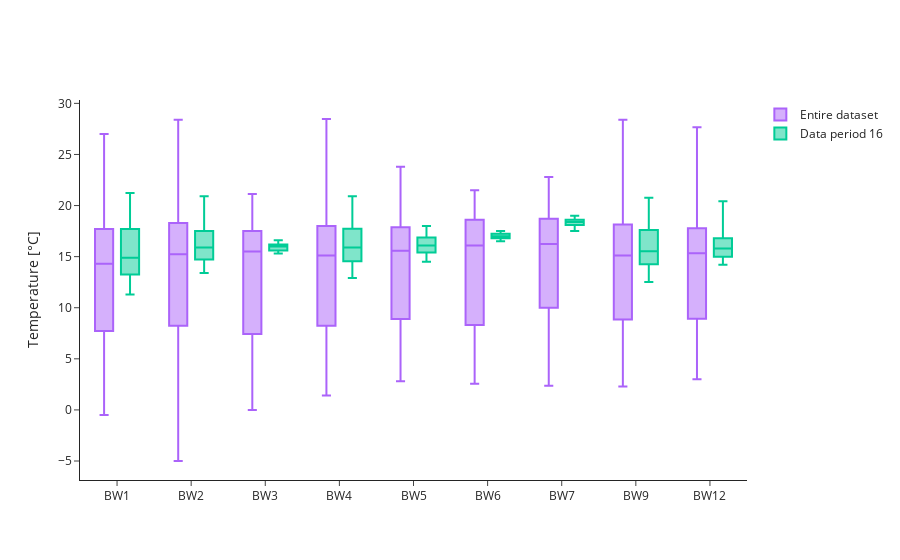

The cell this chart's notebook holds for it:
### Markdown cell above
Temperature comparison between data period and entire dataset (2021-2024).

### Code cell
temp_df = wq_df[(wq_df['data_type'] == 'temperature')].dropna(subset=['mean'])
temp_period_stats = temp_df.groupby('bwfl_id')['mean'].describe(percentiles=[.01, .10, .25, .50, .75, .90, .99])
temp_dataset_stats = get_sensor_stats('temperature', temp_df['bwfl_id'].unique())

fig = go.Figure()

for i, bwfl_id in enumerate(temp_dataset_stats.index):
    stats = temp_dataset_stats.loc[bwfl_id]

    if stats['count'] != 0:
        fig.add_trace(go.Box(
            x=[bwfl_id],
            lowerfence=[stats['min']],
            q1=[stats['25%']],
            median=[stats['50%']],
            q3=[stats['75%']],
            upperfence=[stats['max']],
            name='Entire dataset',
            marker_color=default_colors[3],
            boxpoints=False,
            offsetgroup='temp_dataset_stats',
            showlegend=(i == 0)
        ))

for i, bwfl_id in enumerate(temp_period_stats.index):
    stats = temp_period_stats.loc[bwfl_id]

    if stats['count'] != 0:
        fig.add_trace(go.Box(
            x=[bwfl_id],
            lowerfence=[stats['min']],
            q1=[stats['25%']],
            median=[stats['50%']],
            q3=[stats['75%']],
            upperfence=[stats['max']],
            name=f'Data period {str(data_period).zfill(2)}',
            marker_color=default_colors[2],
            boxpoints=False,
            offsetgroup='temp_period_stats',
            showlegend=(i == 0)
        ))

fig.update_layout(
    yaxis_title='Temperature [\u00B0C]',
    xaxis_title='',
    xaxis=dict(
        tickmode='array',
        tickvals=sorted(temp_df['bwfl_id'].unique(), key=lambda x: int(x[2:])),
        ticktext=sorted(temp_df['bwfl_id'].unique(), key=lambda x: int(x[2:])),
        categoryorder='array',
        categoryarray=sorted(temp_df['bwfl_id'].unique(), key=lambda x: int(x[2:]))
    ),
    legend_title_text='',
    template='simple_white',
    boxmode='group',
    height=450,
)

fig.show()

### Figure 1 — Plotly figure (JSON) as saved in the notebook; plotly's stock layout.template omitted (floating-point values rounded to 4 significant figures)
{"data": [{"boxpoints": false, "lowerfence": [-0.5], "marker": {"color": "#AB63FA"}, "median": [14.3], "name": "Entire dataset", "offsetgroup": "temp_dataset_stats", "q1": [7.73], "q3": [17.7], "showlegend": true, "type": "box", "upperfence": [27], "x": ["BW1"]}, {"boxpoints": false, "lowerfence": [3], "marker": {"color": "#AB63FA"}, "median": [15.33], "name": "Entire dataset", "offsetgroup": "temp_dataset_stats", "q1": [8.933], "q3": [17.77], "showlegend": false, "type": "box", "upperfence": [27.67], "x": ["BW12"]}, {"boxpoints": false, "lowerfence": [-5], "marker": {"color": "#AB63FA"}, "median": [15.23], "name": "Entire dataset", "offsetgroup": "temp_dataset_stats", "q1": [8.23], "q3": [18.3], "showlegend": false, "type": "box", "upperfence": [28.4], "x": ["BW2"]}, {"boxpoints": false, "lowerfence": [0], "marker": {"color": "#AB63FA"}, "median": [15.5], "name": "Entire dataset", "offsetgroup": "temp_dataset_stats", "q1": [7.433], "q3": [17.5], "showlegend": false, "type": "box", "upperfence": [21.13], "x": ["BW3"]}, {"boxpoints": false, "lowerfence": [1.4], "marker": {"color": "#AB63FA"}, "median": [15.1], "name": "Entire dataset", "offsetgroup": "temp_dataset_stats", "q1": [8.233], "q3": [18], "showlegend": false, "type": "box", "upperfence": [28.47], "x": ["BW4"]}, {"boxpoints": false, "lowerfence": [2.8], "marker": {"color": "#AB63FA"}, "median": [15.57], "name": "Entire dataset", "offsetgroup": "temp_dataset_stats", "q1": [8.9], "q3": [17.87], "showlegend": false, "type": "box", "upperfence": [23.8], "x": ["BW5"]}, {"boxpoints": false, "lowerfence": [2.567], "marker": {"color": "#AB63FA"}, "median": [16.1], "name": "Entire dataset", "offsetgroup": "temp_dataset_stats", "q1": [8.3], "q3": [18.6], "showlegend": false, "type": "box", "upperfence": [21.5], "x": ["BW6"]}, {"boxpoints": false, "lowerfence": [2.367], "marker": {"color": "#AB63FA"}, "median": [16.23], "name": "Entire dataset", "offsetgroup": "temp_dataset_stats", "q1": [10], "q3": [18.7], "showlegend": false, "type": "box", "upperfence": [22.8], "x": ["BW7"]}, {"boxpoints": false, "lowerfence": [2.3], "marker": {"color": "#AB63FA"}, "median": [15.1], "name": "Entire dataset", "offsetgroup": "temp_dataset_stats", "q1": [8.848], "q3": [18.15], "showlegend": false, "type": "box", "upperfence": [28.4], "x": ["BW9"]}, {"boxpoints": false, "lowerfence": [11.3], "marker": {"color": "#00CC96"}, "median": [14.88], "name": "Data period 16", "offsetgroup": "temp_period_stats", "q1": [13.26], "q3": [17.7], "showlegend": true, "type": "box", "upperfence": [21.23], "x": ["BW1"]}, {"boxpoints": false, "lowerfence": [14.2], "marker": {"color": "#00CC96"}, "median": [15.8], "name": "Data period 16", "offsetgroup": "temp_period_stats", "q1": [15], "q3": [16.8], "showlegend": false, "type": "box", "upperfence": [20.43], "x": ["BW12"]}, {"boxpoints": false, "lowerfence": [13.4], "marker": {"color": "#00CC96"}, "median": [15.9], "name": "Data period 16", "offsetgroup": "temp_period_stats", "q1": [14.73], "q3": [17.5], "showlegend": false, "type": "box", "upperfence": [20.9], "x": ["BW2"]}, {"boxpoints": false, "lowerfence": [15.3], "marker": {"color": "#00CC96"}, "median": [16], "name": "Data period 16", "offsetgroup": "temp_period_stats", "q1": [15.6], "q3": [16.2], "showlegend": false, "type": "box", "upperfence": [16.6], "x": ["BW3"]}, {"boxpoints": false, "lowerfence": [12.9], "marker": {"color": "#00CC96"}, "median": [15.9], "name": "Data period 16", "offsetgroup": "temp_period_stats", "q1": [14.56], "q3": [17.73], "showlegend": false, "type": "box", "upperfence": [20.9], "x": ["BW4"]}, {"boxpoints": false, "lowerfence": [14.5], "marker": {"color": "#00CC96"}, "median": [16.1], "name": "Data period 16", "offsetgroup": "temp_period_stats", "q1": [15.4], "q3": [16.87], "showlegend": false, "type": "box", "upperfence": [18], "x": ["BW5"]}, {"boxpoints": false, "lowerfence": [16.5], "marker": {"color": "#00CC96"}, "median": [17], "name": "Data period 16", "offsetgroup": "temp_period_stats", "q1": [16.8], "q3": [17.23], "showlegend": false, "type": "box", "upperfence": [17.5], "x": ["BW6"]}, {"boxpoints": false, "lowerfence": [17.5], "marker": {"color": "#00CC96"}, "median": [18.4], "name": "Data period 16", "offsetgroup": "temp_period_stats", "q1": [18.1], "q3": [18.6], "showlegend": false, "type": "box", "upperfence": [19], "x": ["BW7"]}, {"boxpoints": false, "lowerfence": [12.53], "marker": {"color": "#00CC96"}, "median": [15.52], "name": "Data period 16", "offsetgroup": "temp_period_stats", "q1": [14.25], "q3": [17.61], "showlegend": false, "type": "box", "upperfence": [20.77], "x": ["BW9"]}], "layout": {"autosize": true, "boxmode": "group", "legend": {"title": {"text": ""}}, "xaxis": {"autorange": true, "categoryarray": ["BW1", "BW2", "BW3", "BW4", "BW5", "BW6", "BW7", "BW9", "BW12"], "categoryorder": "array", "range": [-0.5, 8.5], "tickmode": "array", "ticktext": ["BW1", "BW2", "BW3", "BW4", "BW5", "BW6", "BW7", "BW9", "BW12"], "tickvals": ["BW1", "BW2", "BW3", "BW4", "BW5", "BW6", "BW7", "BW9", "BW12"], "title": {"text": ""}, "type": "category"}, "yaxis": {"autorange": true, "range": [-6.859, 30.33], "title": {"text": "Temperature [°C]"}}}}
